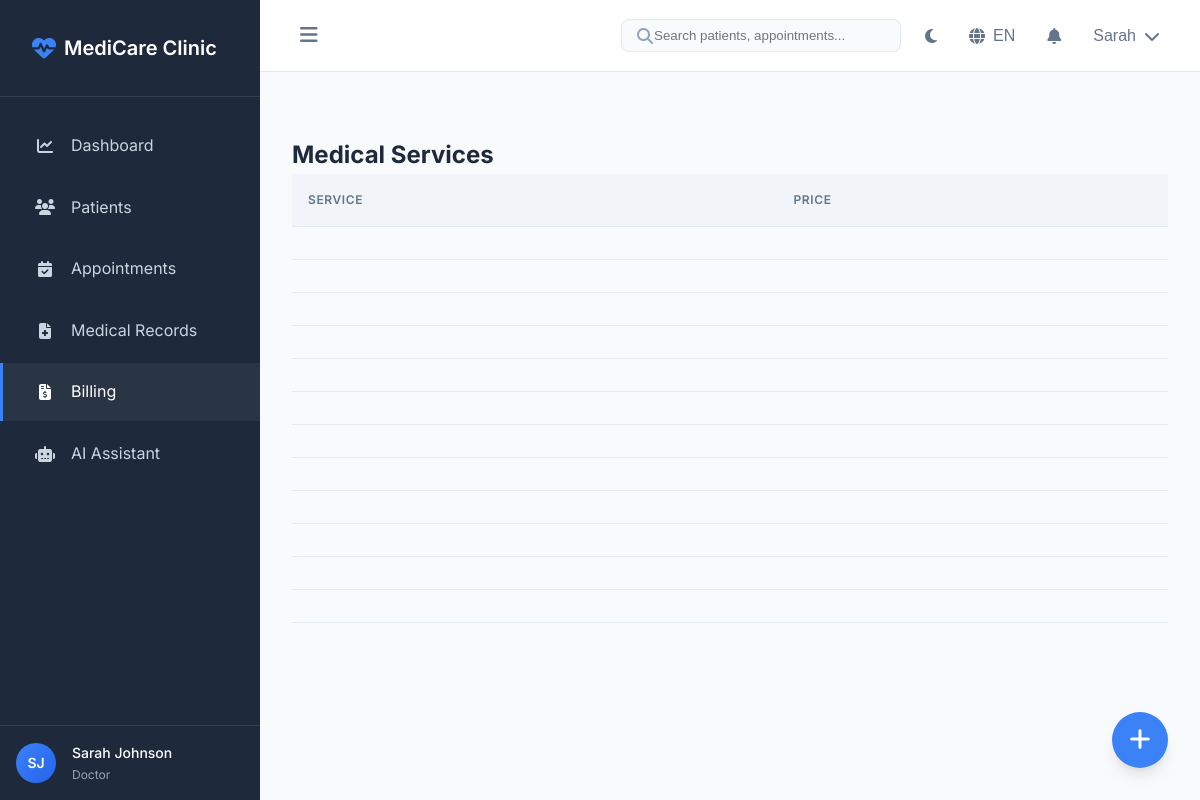
The page /billing/services (signed in) on the database its author committed.
### models.py (models this page shows, shortened)
class User(UserMixin, db.Model):
    __tablename__ = 'users'
    id = db.Column(db.Integer, primary_key=True)
    uuid = db.Column(db.String(36), unique=True, default=lambda: str(uuid.uuid4()))
    email = db.Column(db.String(120), unique=True, nullable=False, index=True)
    password_hash = db.Column(db.String(256), nullable=False)
    first_name = db.Column(db.String(50), nullable=False)
    last_name = db.Column(db.String(50), nullable=False)
    phone = db.Column(db.String(20))
    role = db.Column(db.String(20), nullable=False, default='doctor')  # admin, doctor, receptionist, accountant
    specialization = db.Column(db.String(100))  # For doctors
    license_number = db.Column(db.String(50))  # Medical license
    is_active = db.Column(db.Boolean, default=True)
    last_login = db.Column(db.DateTime)
    created_at = db.Column(db.DateTime, default=datetime.utcnow)
    updated_at = db.Column(db.DateTime, default=datetime.utcnow, onupdate=datetime.utcnow)
    doctor_appointments = db.relationship(
        'Appointment',
        foreign_keys='Appointment.doctor_id',
        backref='doctor',
        lazy='dynamic'
    )
    created_appointments = db.relationship(
        'Appointment',
        foreign_keys='Appointment.created_by',
        backref='creator',
        lazy='dynamic'
    )
    prescriptions = db.relationship(
        'Prescription',
        foreign_keys='Prescription.doctor_id',
        backref='doctor',
        lazy='dynamic'
    )
    medical_records = db.relationship(
        'MedicalRecord',
        foreign_keys='MedicalRecord.doctor_id',
        backref='doctor',
        lazy='dynamic'
    )
    audit_logs = db.relationship(
        'AuditLog',
        foreign_keys='AuditLog.user_id',
        backref='user',
        lazy='dynamic'
    )
    ordered_lab_tests = db.relationship(
        'LabTest',
        foreign_keys='LabTest.ordered_by',
        backref='ordered_by_doctor',
        lazy='dynamic'
    )
    recorded_vital_signs = db.relationship(
        'VitalSigns',
        foreign_keys='VitalSigns.recorded_by',
        backref='recorded_by_user',
        lazy='dynamic'
    )
    uploaded_documents = db.relationship(
        'PatientDocument',
        foreign_keys='PatientDocument.uploaded_by',
        backref='uploaded_by_user',
        lazy='dynamic'
    )
    created_invoices = db.relationship(
        'Invoice',
        foreign_keys='Invoice.created_by',
        backref='creator',
        lazy='dynamic'
    )
    recorded_payments = db.relationship(
        'Payment',
        foreign_keys='Payment.recorded_by',
        backref='recorded_by_user',
        lazy='dynamic'
    )
    notifications = db.relationship(
        'Notification',
        foreign_keys='Notification.user_id',
        backref='recipient',
        lazy='dynamic'
    )
    assigned_tasks = db.relationship(
        'Task',
        foreign_keys='Task.assigned_to',
        backref='assignee',
        lazy='dynamic'
    )
    created_tasks = db.relationship(
        'Task',
        foreign_keys='Task.assigned_by',
        backref='assigner',
        lazy='dynamic'
    )
    def get_full_name(self):
        return f"{self.first_name} {self.last_name}"
    def is_admin(self):
        return self.role == 'admin'

class Service(db.Model):
    __tablename__ = 'services'
    id = db.Column(db.Integer, primary_key=True)
    service_code = db.Column(db.String(20), unique=True, nullable=False)
    service_name = db.Column(db.String(100), nullable=False)
    description = db.Column(db.Text)
    category = db.Column(db.String(50))
    default_price = db.Column(db.Float, nullable=False)
    is_active = db.Column(db.Boolean, default=True)

### routes/billing.py (the view)
@billing_bp.route('/services')
@login_required
def list_services():
    page = request.args.get('page', 1, type=int)
    services = Service.query.order_by(Service.service_name).paginate(
        page=page, per_page=20, error_out=False
    )
    return render_template('billing/services.html',
                         services=services,
                         title='Services')

### app.py (called while the page is built)
@login_manager.user_loader
def load_user(user_id):
    from models import User
    return User.query.get(int(user_id))

### templates/billing/services.html
{% extends "base.html" %}
{% block content %}
<div class="card">
    <h2>Medical Services</h2>
    <table class="table">
        <thead><tr><th>Service</th><th>Price</th></tr></thead>
        <tbody>{% for service in services %}<tr><td>{{ service.name }}</td><td>{{ service.price }}</td></tr>{% endfor %}</tbody>
    </table>
</div>
{% endblock %}

### templates/base.html (shortened to what this page needs)
<!DOCTYPE html>
<html lang="{{ session.get('language', 'en') }}" data-theme="{{ session.get('theme', 'light') }}">
<head>
    <link rel="stylesheet" href="https://cdnjs.cloudflare.com/ajax/libs/font-awesome/6.4.0/css/all.min.css">
    <link href='https://cdn.jsdelivr.net/npm/fullcalendar@6.1.8/main.min.css' rel='stylesheet' />
    <link rel="stylesheet" href="{{ url_for('static', filename='css/style.css') }}">
</head>
<body>
    {% if current_user.is_authenticated %}
    <aside class="sidebar" id="sidebar">
        <div class="sidebar-header">
            <a href="{{ url_for('dashboard.index') }}" class="logo">
                <i class="fas fa-heart-pulse"></i>
                <span>{{ config.CLINIC_NAME }}</span>
            </a>
        </div>
        <nav class="sidebar-nav">
            <ul>
                <li class="{% if request.endpoint and request.endpoint.startswith('dashboard') %}active{% endif %}">
                    <a href="{{ url_for('dashboard.index') }}">
                        <i class="fas fa-chart-line"></i>
                        <span>Dashboard</span>
                    </a>
                </li>
                <li class="{% if request.endpoint and request.endpoint.startswith('patients') %}active{% endif %}">
                    <a href="{{ url_for('patients.index') }}">
                        <i class="fas fa-users"></i>
                        <span>Patients</span>
                    </a>
                </li>
                <li class="{% if request.endpoint and request.endpoint.startswith('appointments') %}active{% endif %}">
                    <a href="{{ url_for('appointments.index') }}">
                        <i class="fas fa-calendar-check"></i>
                        <span>Appointments</span>
                    </a>
                </li>
                <li class="{% if request.endpoint and request.endpoint.startswith('medical') %}active{% endif %}">
                    <a href="{{ url_for('medical.list_records') }}">
                        <i class="fas fa-file-medical"></i>
                        <span>Medical Records</span>
                    </a>
                </li>
                <li class="{% if request.endpoint and request.endpoint.startswith('billing') %}active{% endif %}">
                    <a href="{{ url_for('billing.list_invoices') }}">
                        <i class="fas fa-file-invoice-dollar"></i>
                        <span>Billing</span>
                    </a>
                </li>
                <li class="{% if request.endpoint and request.endpoint.startswith('chatbot') %}active{% endif %}">
                    <a href="{{ url_for('chatbot.index') }}">
                        <i class="fas fa-robot"></i>
                        <span>AI Assistant</span>
                    </a>
                </li>
            </ul>
        </nav>
        <div class="sidebar-footer">
            <div class="user-info">
                <div class="user-avatar">
                    {{ current_user.first_name[0] }}{{ current_user.last_name[0] }}
                </div>
                <div class="user-details">
                    <span class="user-name">{{ current_user.get_full_name() }}</span>
                    <span class="user-role">{{ current_user.role|title }}</span>
                </div>
            </div>
        </div>
    </aside>
    <main class="main-content">
        <header class="top-nav">
            <button class="sidebar-toggle" id="sidebarToggle">
                <i class="fas fa-bars"></i>
            </button>
            <div class="nav-actions">
                <div class="search-box">
                    <i class="fas fa-search"></i>
                    <input type="text" placeholder="Search patients, appointments..." id="globalSearch">
                </div>
                <button class="theme-toggle" id="themeToggle" title="Toggle theme">
                    <i class="fas fa-sun"></i>
                </button>
                <div class="language-selector">
                    <button class="lang-btn" id="langToggle">
                        <i class="fas fa-globe"></i>
                        <span>{{ session.get('language', 'en')|upper }}</span>
                    </button>
                </div>
                <div class="notifications-dropdown">
                    <button class="notifications-btn" id="notificationsToggle">
                        <i class="fas fa-bell"></i>
                    </button>
                </div>
                <div class="user-dropdown">
                    <button class="user-menu-btn" id="userMenuToggle">
                        <span>{{ current_user.first_name }}</span>
                        <i class="fas fa-chevron-down"></i>
                    </button>
                </div>
            </div>
        </header>
        <div class="page-content">
            {% block content %}{% endblock %}
        </div>
    </main>
    <div class="fab-container">
        <button class="fab-btn" id="fabToggle">
            <i class="fas fa-plus"></i>
        </button>
    </div>
    {% else %}
    <main class="public-content">
        {% block public_content %}{% endblock %}
    </main>
    {% endif %}
</body>
</html>

### rows shown on the page
User: first_name "S", last_name "J", get_full_name "Sarah Johnson", role "Doctor", first_name "Sarah"

### other values the page prints
{{ config.CLINIC_NAME }} "MediCare Clinic"
{{ session.get('language', 'en')|upper }} "EN"
